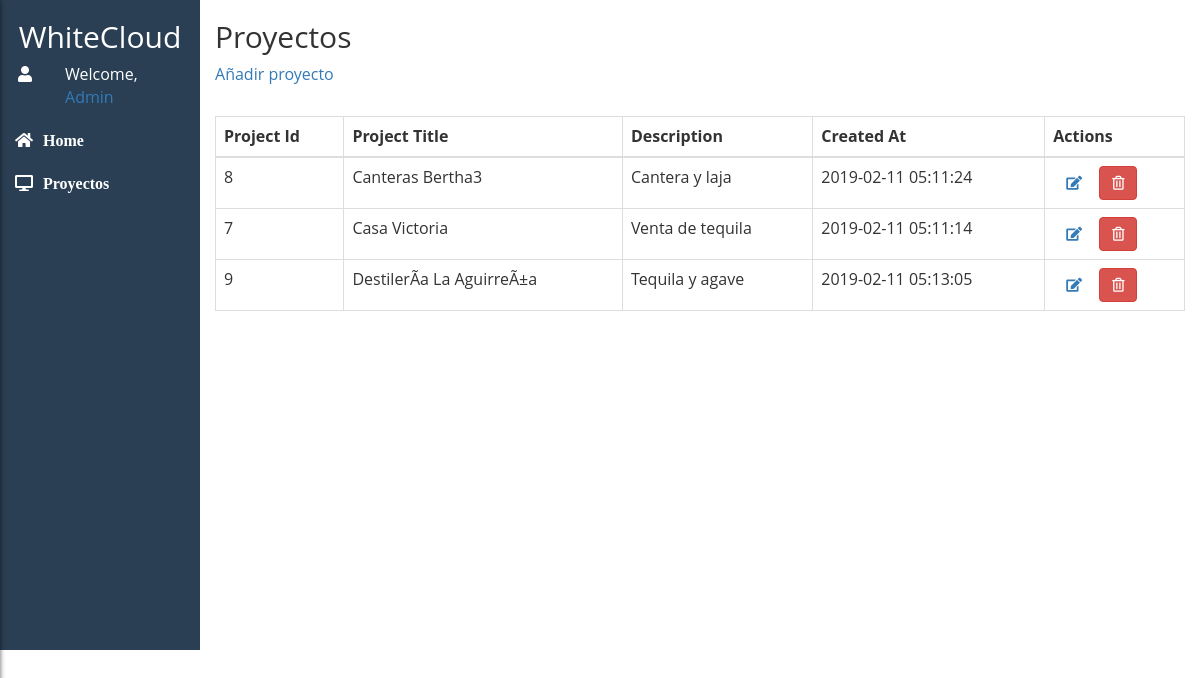
/views/project.php, run on the app's committed database.
### tables this page shows
CREATE TABLE IF NOT EXISTS `projects` (
  `projectId` int(11) NOT NULL AUTO_INCREMENT,
  `title` varchar(255) NOT NULL,
  `description` text NOT NULL,
  `created_at` timestamp NOT NULL DEFAULT CURRENT_TIMESTAMP,
  PRIMARY KEY (`projectId`)
);

### views/project.php (the view, shortened to what this page needs)
<?php include("../app/db.php"); ?>
<?php include("../includes/header.php"); ?>
<div class="Project">
  <div class="container-fluid">
    <div class="row">
      <div class="col-sm-10 col-sm-offset-2">
        <h2>Proyectos</h2><a href="create-project.php">Añadir proyecto</a>
        <div class="row">
          <div class="col-sm-12 mt-5">
            <table class="table table-bordered">
              <thead>
                <tr>
                  <th>Project Id</th>
                  <th>Project Title</th>
                  <th>Description</th>
                  <th>Created At</th>
                  <th>Actions</th>
                </tr>
              </thead>
              <tbody>
               <?php
                  $query = "SELECT * FROM projects";
                  $result = mysqli_query($connect_db,$query);
                  while ($row = mysqli_fetch_array($result)) { ?>
                    <tr>
                      <td><?= $row['projectId'] ?></td>
                      <td><?= $row['title'] ?></td>
                      <td><?= $row['description'] ?></td>
                      <td><?= $row['created_at'] ?></td>
                      <td>
                        <a href="../app/update.php?id=<?= $row['projectId']?>" class="btn btn-secondary">
                          <i class="fas fa-edit"></i>
                        </a>
                        <a href="../app/delete.php?id=<?= $row['projectId']?>" class="btn btn-danger">
                          <i class="far fa-trash-alt"></i>
                        </a>
                      </td>
                    </tr>
                <?php } ?>
             </tbody>
            </table>
          </div>
        </div>
        <div class="row">
          <div class="col-xs-10 col-xs-offset-1">
          </div>
        </div>
      </div>
    </div>
  </div>
</div>
<?php include("../includes/footer.php"); ?>

### includes/header.php (shortened to what this page needs)
<!DOCTYPE html>
<html lang="es">
  <head>
    <link rel="stylesheet" href="//use.fontawesome.com/releases/v5.0.13/css/all.css">
    <link rel="stylesheet" href="../assets/vendor.css">
    <link rel="stylesheet" href="../assets/main.css">
  </head>
  <body>
    <div class="Admin-panel">
      <div class="container-fluid">
        <div class="row">
          <div class="col-sm-2 admin-sidebar">
            <div class="row">
              <div class="col-sm-12">
                <h2 class="text-center">WhiteCloud</h2>
              </div>
            </div>
            <div class="row">
              <div class="col-sm-3 text-center"><i class="fas fa-user"></i></div>
              <div class="col-sm-9">
                <p>Welcome, <a href="">Admin</a></p>
              </div>
            </div>
            <div class="row">
              <div class="col-sm-12">
                <ul class="admin-items">
                  <li><i class="fas fa-home"><a href="index.php">Home</a></i></li>
                  <li><i class="fas fa-desktop"><a href="project.php">Proyectos</a></i></li>
                </ul>
              </div>
            </div>
          </div>
        </div>
      </div>
    </div>

### includes/footer.php
  </body>
</html>

### assets/main.css (style rules this page uses)
.Admin-panel { position:absolute;top:0;left:0;right:0;bottom:0 }
.admin-sidebar { background-color:#2a3f54;color:#fff;height:650px }
.admin-items { margin:0;padding:0;list-style:none }
.admin-items li { padding:10px 0 }
.admin-items a { color:#fff;margin-left:10px }
.mt-5,.my-5 { margin-top:3rem!important }
body { background:#fff;font-size:16px;font-family:'Open Sans',sans-serif }

### data on the page
projects: projectId "8", title "Canteras Bertha3", description "Cantera y laja", created_at "2019-02-11 05:11:24"
projects: projectId "7", title "Casa Victoria", description "Venta de tequila", created_at "2019-02-11 05:11:14"
projects: projectId "9", title "DestilerÃ­a La AguirreÃ±a", description "Tequila y agave", created_at "2019-02-11 05:13:05"
